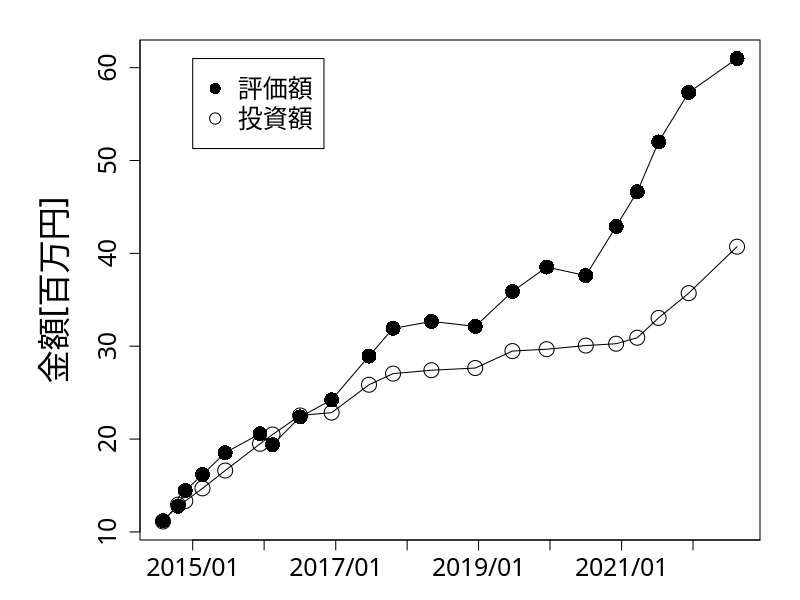

Write the R code that produced this figure.
#!/usr/bin/env Rscript

t <- read.table("./invest_return.tsv", sep="\t", header=FALSE)

x <- as.Date(t$V1, "%m/%d/%Y")
y1 <- as.numeric(gsub(",","", t$V2))/1000000
y2 <- as.numeric(gsub(",","", t$V3))/1000000
png("../images/investment_return/investment_return.png")
y_range <- range(y1, y2)

par(family = "HiraKakuProN-W3")
# mar – A numeric vector of length 4, which sets the margin sizes in the following order: bottom, left, top, and right. The default is c(5.1, 4.1, 4.1, 2.1).

par(mar = c(3, 7, 2, 2))

# mgp – A numeric vector of length 3, which sets the axis label locations relative to the edge of the inner plot window. The first value represents the location the labels (i.e. xlab and ylab in plot), the second the tick-mark labels, and third the tick marks. The default is c(3, 1, 0).

par(mgp = c(3.5, 1, 0))

plot(x, y1, xlab="", ylab="金額[百万円]", type="o", 
     cex.lab=2, cex.axis=1.5, cex.main=1.5, cex=2, ylim=y_range,
     xaxt="n",
     # 1,000万円から7,000万円までを6分割で
     yaxp = c(10, 70, 6),
     pch=1
     )
lines(x, y2, xlab="", type="o", pch=16,
     ylab="金額[百万円]",
     cex.lab=2, cex.axis=1.5, cex.main=1.5, cex=2, ylim=y_range,
     xaxt="n",
# 1,000万円から7,000万円までを6分割で
     yaxp = c(10, 70, 6)
     )
x_years = as.Date(c("2015/1/1", "2016/1/1", "2017/1/1", "2018/1/1", "2019/1/1", "2020/1/1", "2021/1/1", "2022/1/1", "2023/1/1"), "%Y/%m/%d")
axis(1, x_years, format(x_years, "%Y/%m"), cex=2, cex.axis=1.5, cex.main=1.5, cex.lab=2)

legend(x_years[1], y_range[2], c("評価額", "投資額"), cex=1.5, pch=c(16, 1))
